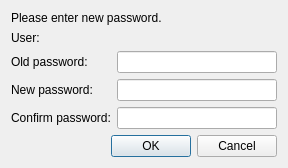
<?xml version="1.0" encoding="UTF-8"?>
<ui version="4.0">
 <class>ChangePasswordDialogClass</class>
 <widget class="QDialog" name="ChangePasswordDialogClass">
  <property name="geometry">
   <rect>
    <x>0</x>
    <y>0</y>
    <width>288</width>
    <height>164</height>
   </rect>
  </property>
  <property name="windowTitle">
   <string>Change password</string>
  </property>
  <layout class="QVBoxLayout" name="verticalLayout">
   <item>
    <widget class="QLabel" name="PromptLabel">
     <property name="sizePolicy">
      <sizepolicy hsizetype="Preferred" vsizetype="Maximum">
       <horstretch>0</horstretch>
       <verstretch>0</verstretch>
      </sizepolicy>
     </property>
     <property name="text">
      <string>Please enter new password.</string>
     </property>
     <property name="scaledContents">
      <bool>false</bool>
     </property>
     <property name="wordWrap">
      <bool>true</bool>
     </property>
    </widget>
   </item>
   <item>
    <layout class="QFormLayout" name="formLayout">
     <item row="1" column="0">
      <widget class="QLabel" name="label_2">
       <property name="text">
        <string>Old password:</string>
       </property>
      </widget>
     </item>
     <item row="1" column="1">
      <widget class="QLineEdit" name="PasswordEditOld">
       <property name="sizePolicy">
        <sizepolicy hsizetype="Expanding" vsizetype="Maximum">
         <horstretch>0</horstretch>
         <verstretch>0</verstretch>
        </sizepolicy>
       </property>
       <property name="focusPolicy">
        <enum>Qt::StrongFocus</enum>
       </property>
       <property name="echoMode">
        <enum>QLineEdit::Password</enum>
       </property>
      </widget>
     </item>
     <item row="2" column="0">
      <widget class="QLabel" name="label_3">
       <property name="text">
        <string>New password:</string>
       </property>
      </widget>
     </item>
     <item row="2" column="1">
      <widget class="QLineEdit" name="PasswordEditNew">
       <property name="sizePolicy">
        <sizepolicy hsizetype="Expanding" vsizetype="Maximum">
         <horstretch>0</horstretch>
         <verstretch>0</verstretch>
        </sizepolicy>
       </property>
       <property name="focusPolicy">
        <enum>Qt::StrongFocus</enum>
       </property>
       <property name="echoMode">
        <enum>QLineEdit::Password</enum>
       </property>
      </widget>
     </item>
     <item row="3" column="0">
      <widget class="QLabel" name="label_4">
       <property name="text">
        <string>Confirm password:</string>
       </property>
      </widget>
     </item>
     <item row="3" column="1">
      <widget class="QLineEdit" name="PasswordEditConfirm">
       <property name="sizePolicy">
        <sizepolicy hsizetype="Expanding" vsizetype="Maximum">
         <horstretch>0</horstretch>
         <verstretch>0</verstretch>
        </sizepolicy>
       </property>
       <property name="focusPolicy">
        <enum>Qt::StrongFocus</enum>
       </property>
       <property name="text">
        <string/>
       </property>
       <property name="echoMode">
        <enum>QLineEdit::Password</enum>
       </property>
      </widget>
     </item>
     <item row="0" column="0">
      <widget class="QLabel" name="label">
       <property name="sizePolicy">
        <sizepolicy hsizetype="Preferred" vsizetype="Maximum">
         <horstretch>0</horstretch>
         <verstretch>0</verstretch>
        </sizepolicy>
       </property>
       <property name="text">
        <string>User:</string>
       </property>
      </widget>
     </item>
     <item row="0" column="1">
      <widget class="QLabel" name="UserIdLabel">
       <property name="sizePolicy">
        <sizepolicy hsizetype="Minimum" vsizetype="Maximum">
         <horstretch>0</horstretch>
         <verstretch>0</verstretch>
        </sizepolicy>
       </property>
       <property name="text">
        <string/>
       </property>
      </widget>
     </item>
    </layout>
   </item>
   <item>
    <spacer name="verticalSpacer">
     <property name="orientation">
      <enum>Qt::Vertical</enum>
     </property>
     <property name="sizeHint" stdset="0">
      <size>
       <width>20</width>
       <height>40</height>
      </size>
     </property>
    </spacer>
   </item>
   <item>
    <layout class="QHBoxLayout" name="horizontalLayout">
     <item>
      <spacer name="horizontalSpacer">
       <property name="orientation">
        <enum>Qt::Horizontal</enum>
       </property>
       <property name="sizeHint" stdset="0">
        <size>
         <width>40</width>
         <height>20</height>
        </size>
       </property>
      </spacer>
     </item>
     <item>
      <widget class="QPushButton" name="OkBtn">
       <property name="focusPolicy">
        <enum>Qt::TabFocus</enum>
       </property>
       <property name="text">
        <string>OK</string>
       </property>
       <property name="default">
        <bool>true</bool>
       </property>
      </widget>
     </item>
     <item>
      <widget class="QPushButton" name="CancelBtn">
       <property name="focusPolicy">
        <enum>Qt::TabFocus</enum>
       </property>
       <property name="text">
        <string>Cancel</string>
       </property>
      </widget>
     </item>
    </layout>
   </item>
  </layout>
 </widget>
 <layoutdefault spacing="6" margin="11"/>
 <tabstops>
  <tabstop>PasswordEditOld</tabstop>
  <tabstop>PasswordEditNew</tabstop>
  <tabstop>PasswordEditConfirm</tabstop>
  <tabstop>OkBtn</tabstop>
  <tabstop>CancelBtn</tabstop>
 </tabstops>
 <resources/>
 <connections/>
</ui>
